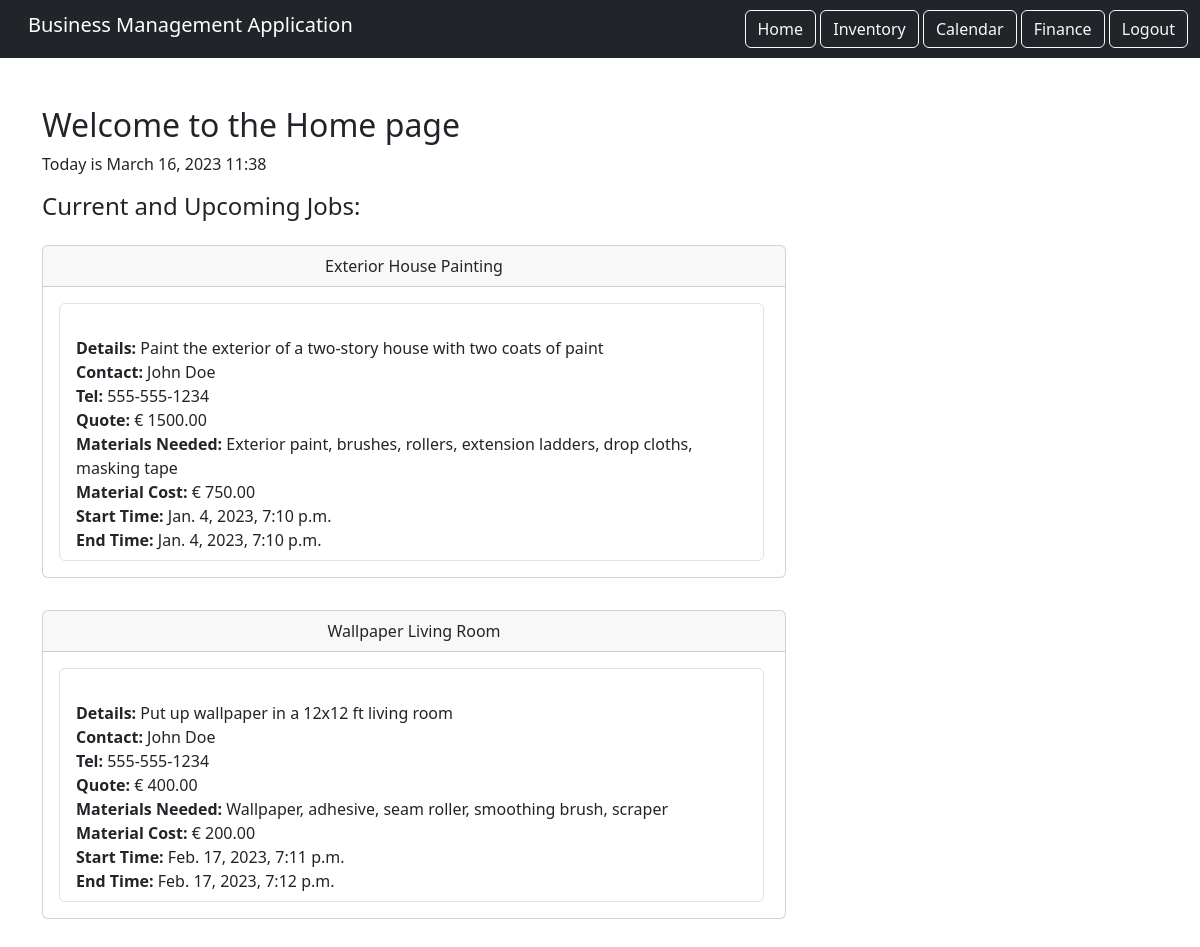
The app's page / (signed in) with its own data.
### calendar_component/models.py (models this page shows, shortened)
class Booking(models.Model):
    title = models.CharField(max_length=200)
    details = models.TextField()
    contact = models.CharField(max_length=200)
    phone_number = models.CharField(max_length=15)
    quote = models.DecimalField(max_digits=10, decimal_places=2)
    materials_needed = models.TextField()
    materials_cost = models.DecimalField(max_digits=10, decimal_places=2)
    start_time = models.DateTimeField()
    end_time = models.DateTimeField()
    completed = models.BooleanField(default=False)

### home/views.py (the view)
# urls.py: path('', views.HomePage.as_view(), name="home"),
class HomePage(LoginRequiredMixin, TemplateView):
    template_name = 'home.html'
    login_url = '/login'
    def get_context_data(self, **kwargs):
        context = super().get_context_data(**kwargs)
        context['now'] = timezone.now()
        context['events'] = Booking.objects.filter(completed=False)[:2]
        return context

### home/templates/home.html (shortened to what this page needs)
{% extends 'base.html' %}
{% load static %}
{% block content %}
    <div class="row">
        <div class="col">
            <div class="home-holder">
                <h1 class="fs-2">Welcome to the Home page</h1>
            </div>
        </div>
    </div>
    <p>Today is {{ now|date:'F d, Y H:i' }}</p>
    <div class="flex-start">
        <h4>Current and Upcoming Jobs:</h4>
    </div>
    <div>
        {% for event in events %}
            <div class="col-md-8 py-3">
                <div class="card">
                    <div class="card-header text-center">
                        {{ event.title }}
                    </div>
                    <div class="card-body">
                        <ul class="list-group">
                            <li class="list-group-item">
                                <br> <span class="text-left"><strong> Details: </strong> {{ event.details }}</span>
                                <br> <span class="text-left"><strong> Contact: </strong> {{ event.contact }}</span>
                                <br> <span class="text-left"><strong> Tel: </strong> {{ event.phone_number }}</span>
                                <br> <span class="text-left"><strong> Quote: </strong> &euro; {{ event.quote }}</span>
                                <br> <span class="text-left"><strong> Materials Needed: </strong> {{ event.materials_needed }}</span>
                                <br> <span class="text-left"><strong> Material Cost: </strong> &euro; {{ event.materials_cost }} </span>
                                <br> <span class="text-left"><strong> Start Time: </strong> {{ event.start_time }}</span>
                                <br> <span class="text-left"><strong> End Time: </strong> {{ event.end_time }}</span>
                        </ul>
                    </div>
                </div>
            </div>
        {% endfor %}
    </div>
{% endblock content %}

### static/css/style.css (style rules this page uses)
ul { height: 100%; padding: 0px 5px 0px 20px; }

### records on screen
Booking: title "Exterior House Painting", details "Paint the exterior of a two-story house with two coats of paint", contact "John Doe", phone_number "555-555-1234", quote "1500.00", materials_needed "Exterior paint, brushes, rollers, extension ladders, drop cloths, masking tape", materials_cost "750.00", start_time "Jan. 4, 2023, 7:10 p.m.", end_time "Jan. 4, 2023, 7:10 p.m."
Booking: title "Wallpaper Living Room", details "Put up wallpaper in a 12x12 ft living room", contact "John Doe", phone_number "555-555-1234", quote "400.00", materials_needed "Wallpaper, adhesive, seam roller, smoothing brush, scraper", materials_cost "200.00", start_time "Feb. 17, 2023, 7:11 p.m.", end_time "Feb. 17, 2023, 7:12 p.m."

### other values on screen
{{ now|date:'F d, Y H:i' }} "March 16, 2023 11:38"
